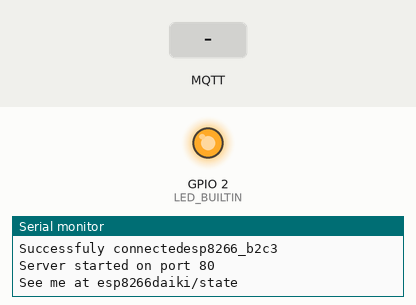
Recording of a sketch running on a simulated ESP8266 (NodeMCU). Parts: output pins drawn as LEDs (lit = HIGH, except the on-board LED, lit = LOW), the last lines printed to the serial monitor. Inputs (shaded band) come from the test bench. WiFi joins after 1.5 s; servers stay silent unless stated; no MQTT or app messages arrive unless stated.

Above: at 2.8 s.
2.9 s: MQTT message "1" arrives on the first subscribed topic
At 3.9 s:
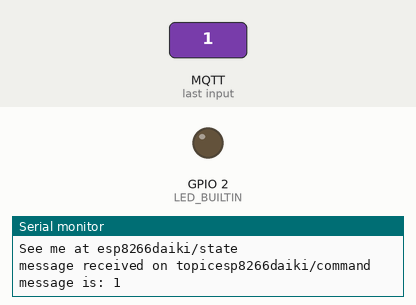
4.4 s: MQTT message "0" arrives on the first subscribed topic
At 5.3 s:
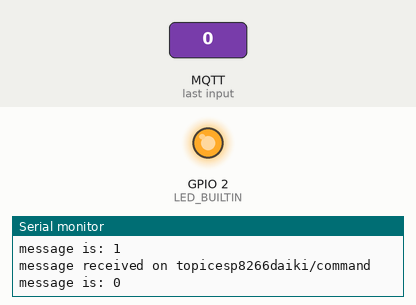
5.9 s: MQTT message "2" arrives on the first subscribed topic
At 6.6 s:
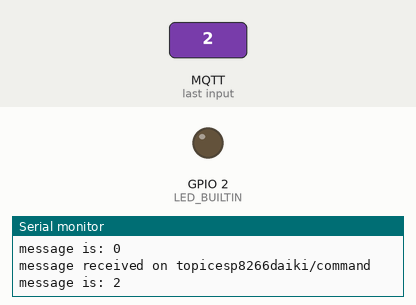
Timing chart, 0 to 8.9 s (numbered marks = the images above; inputs shaded):
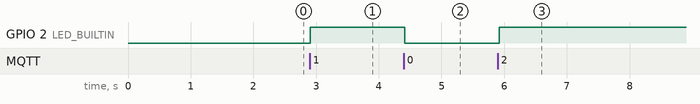

Measured:
- after the input at 2.9 s, GPIO 2 (LED_BUILTIN): LOW → HIGH at once
- after the input at 4.4 s, GPIO 2 (LED_BUILTIN): HIGH → LOW at once
- after the input at 5.9 s, GPIO 2 (LED_BUILTIN): LOW → HIGH at once

The sketch:

main.ino
```cpp
#include "Config.h"
#include "WIFI.h"
#include "SERVER.h"
#include "MQTT.h"


void setup() {
  Serial.begin(9600);
  Serial.println();
  pinMode(LED_BUILTIN, OUTPUT);
  start_AP_mode();
  bool wifi_is_on = init_WIFI(false);
  if (wifi_is_on) {
    Serial.println(" working");
    init_MQTT();
    server_init();
  } else {
    Serial.println("not working");
  }
  String topic = "esp8266daiki/command";
  String state_topic = "esp8266daiki/state";
  mqtt_client.subscribe(topic.c_str());
  mqtt_client.publish(state_topic.c_str(), "hello");
  Serial.println("See me at " + state_topic);
}


void loop() {
  server.handleClient();
  mqtt_client.loop();
  // Проверка соединения с интернетом
  if (WiFi.status() != WL_CONNECTED) {
    Serial.println("Lost connection to WiFi. Restoring AP mode...");
    init_WIFI(true); // Переключаемся в режим точки доступа
  }
  delay(100);
}
```

MQTT.h
```cpp
#include <PubSubClient.h>

PubSubClient mqtt_client(wifiClient);

void callback(char* topic, byte* payload, unsigned int length) {
  Serial.print("message received on topic");
  Serial.println(topic);
  Serial.print("message is: ");
  for (int i = 0; i < length; i++) {
    Serial.print((char)payload[i]);
  }
  int state = (int)payload[0]-(int)'0';
  digitalWrite(LED_BUILTIN, state);
  Serial.println();
}

void init_MQTT() {
  mqtt_client.setServer(mqtt_broker, mqtt_port);
  mqtt_client.setCallback(callback);
  while (!mqtt_client.connected()) {
    Serial.print("Trying to connect: ");
    Serial.println(mqtt_broker);
    String client_id = "esp8266_" + id();
    bool success = mqtt_client.connect(client_id.c_str());
    if (success) {
      Serial.println("Successfuly connected" + client_id);
    } else {
      Serial.println("Failed to connectd" + client_id);
      Serial.println(mqtt_client.state());
      delay(2000);
    }
  }
}
```

SERVER.h
```cpp
#include <ESP8266WebServer.h>

ESP8266WebServer server(80);

void handle_wifi_setup() {
  String wifi_setup_page = "<form action=\"/set_wifi\" method=\"POST\">";
  wifi_setup_page += "SSID: <input type=\"text\" name=\"ssid\"><br>";
  wifi_setup_page += "Password: <input type=\"password\" name=\"password\"><br>";
  wifi_setup_page += "<input type=\"submit\" value=\"Set Wi-Fi\" style=\"background-color: #4CAF50; color: white; padding: 10px 20px; border: none; cursor: pointer;\">";
  wifi_setup_page += "</form>";

  server.send(200, "text/html", wifi_setup_page);
}

void handle_set_wifi() {
  if (server.hasArg("ssid") && server.hasArg("password")) {
    String new_ssid = server.arg("ssid");
    String new_password = server.arg("password");

    // Подключитесь к новой Wi-Fi сети
    WiFi.begin(new_ssid.c_str(), new_password.c_str());

    server.send(200, "text/html", "Wi-Fi setup complete. Rebooting...");
    delay(1000);
    ESP.restart();
  } else {
    server.send(200, "text/html", "Please provide both SSID and password.");
  }
}


void handle_led(){
  digitalWrite(LED_BUILTIN, !digitalRead(LED_BUILTIN));
  server.sendHeader("Location", "/");
  server.send(303);
}

void handle_not_found(){
  server.send(404, "text/html", "404 check URL");
}

void server_init(){

  server.on("/wifi_setup", HTTP_GET, handle_wifi_setup); // Добавлен новый обработчик
  server.on("/set_wifi", HTTP_POST, handle_set_wifi); // Добавлен новый обработчик
  server.onNotFound(handle_not_found);

  server.begin();
  Serial.println("Server started on port 80");
}
```

WIFI.h
```cpp
#include "HardwareSerial.h"
#include <ESP8266WiFi.h>
#include <WiFiClient.h>
#include <ESP8266WiFiMulti.h>

ESP8266WiFiMulti wifiMulti;
WiFiClient wifiClient;
String ip = "IP not set";

String id(){
  int mac_len = WL_MAC_ADDR_LENGTH;
  uint8_t mac[mac_len];
  WiFi.softAPmacAddress(mac);
  String mac_id = String(mac[mac_len-2], HEX) +
                  String(mac[mac_len-1], HEX);
  return mac_id;
}

bool start_AP_mode(){
  String ssis_id = ssid_AP + "_" + id();
  IPAddress ap_IP(192, 168, 9, 9);
  WiFi.disconnect();
  WiFi.mode(WIFI_AP);
  WiFi.softAPConfig(ap_IP, ap_IP, IPAddress(255, 255, 255, 0));
  WiFi.softAP(ssis_id.c_str(), ssid_pass.c_str());
  Serial.println("WiFi started in AP mode" + ssid_AP + id());
  return true;
}

bool start_client_mode(){
  wifiMulti.addAP(ssid_client, pass_client);
  while (wifiMulti.run() != WL_CONNECTED) {
    delay(10);
  }
  return true;
}

bool init_WIFI(bool AP_mode){
  if (AP_mode){
    start_AP_mode();
    ip = WiFi.softAPIP().toString();
  } else {
    start_client_mode();
    ip = WiFi.localIP().toString();
  }
  Serial.print("IP address: " + ip);
  return true;
}
```

Config.h
```cpp
String ssid_AP = "ESPDaiki";
String ssid_pass = "ESP8266123";

//wifi client
const char* ssid_client = "1Redmi";
const char* pass_client = "1223334444";

int web_port = 80;

char* mqtt_broker = "broker.emqx.io";
int mqtt_port = 1883;
```
